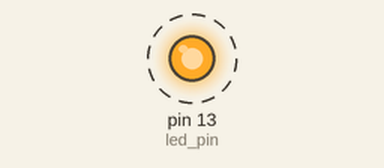
The sketch below on a simulated Arduino Uno, built with avr-gcc and run on an emulated ATmega328P. Shown: output pins drawn as LEDs (lit = HIGH). Dashed ring = blinking. What the sketch prints to the serial monitor is not drawn.

Above: at 0.2 s.
Timing chart, 0 to 3.0 s (numbered marks = the images above):
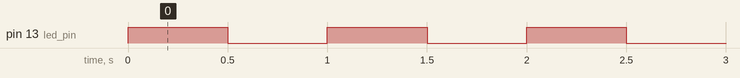

The sketch:

Lab1.ino
```cpp
const int led_pin = 13;

void setup(){
    Serial.begin(115200);
    pinMode(led_pin, OUTPUT);

    // disable all interrupts
    noInterrupts();
    // TCCR1A Reset
    TCCR1A=0;
    // TCCR1B Reset
    TCCR1B=0;
    // load timer
    TCNT1=0;
    // set compare value by OCR1?
    OCR1A=31250;
    // 256 prescaler
    TCCR1B|=(1<<CS12);
    // set CTC mode by TCCR1?
    //enable  Timer1 compare interrupt mode by TIMSK?
    TIMSK1|=(1<<OCIE1A);
    //enable  interrupt
    interrupts();
}

void loop(){
    Serial.println(TCNT1);
}

ISR(TIMER1_COMPA_vect){
    //create a ISR() to control the routine of Timer1 interrupt and led toggled.
    TCNT1=0;
    digitalWrite(led_pin, !digitalRead(led_pin));
}
```

Measured:
- by itself, pin 13 (led_pin): alternates HIGH for 0.50 s and LOW for 0.50 s
